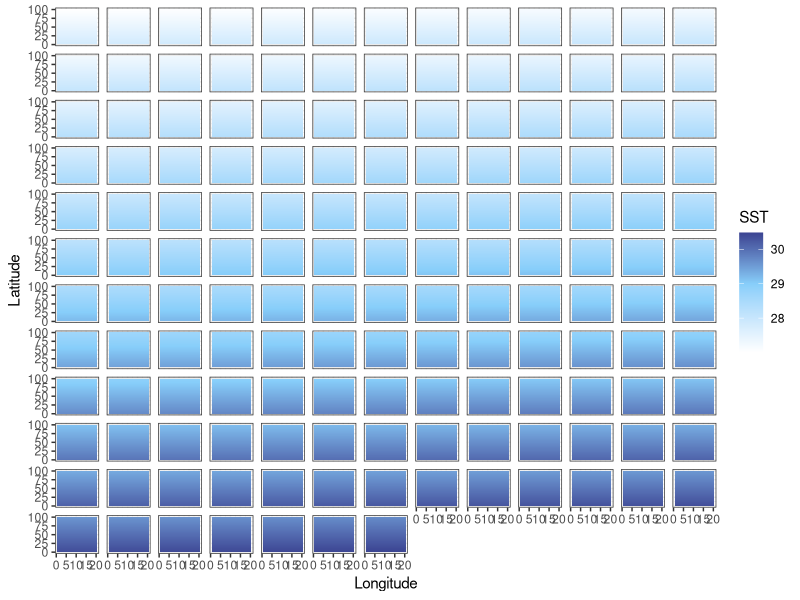
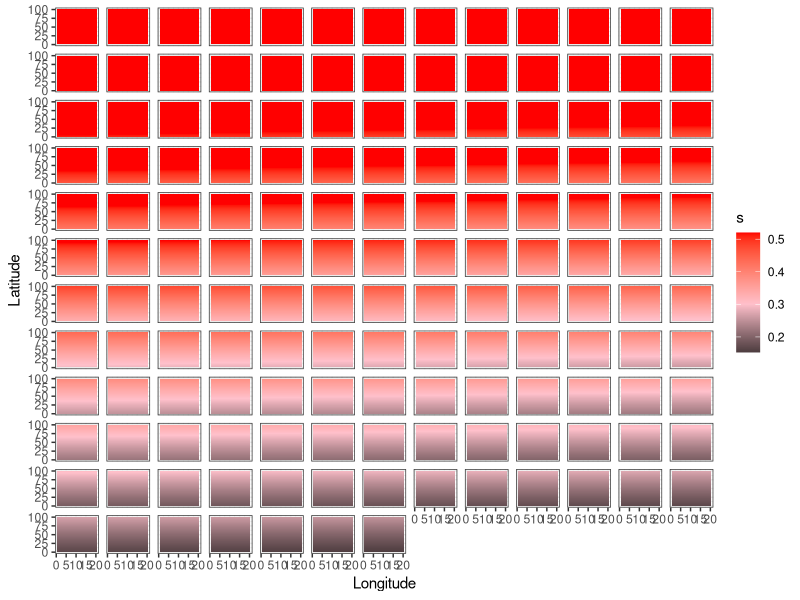
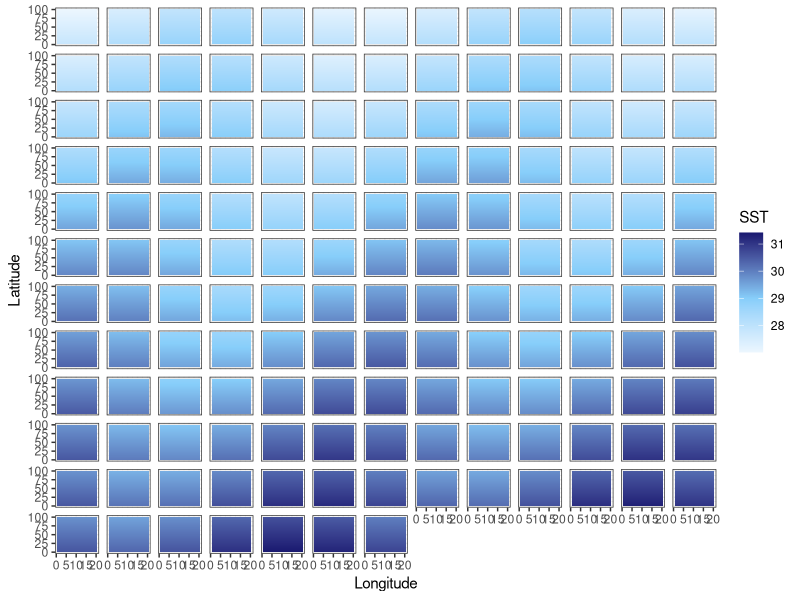
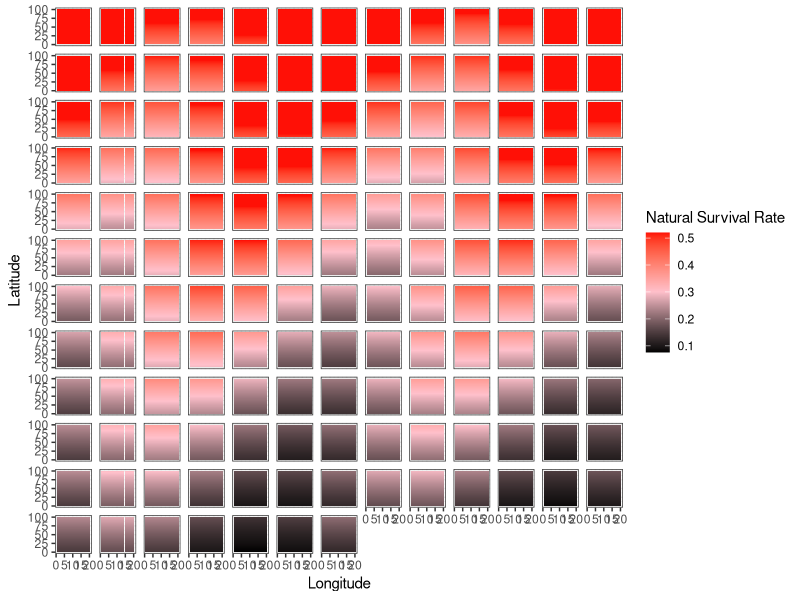
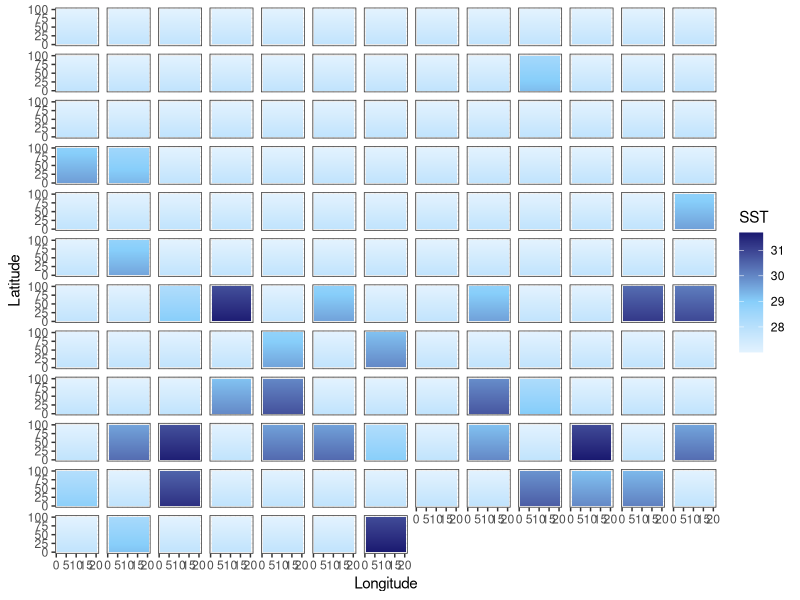
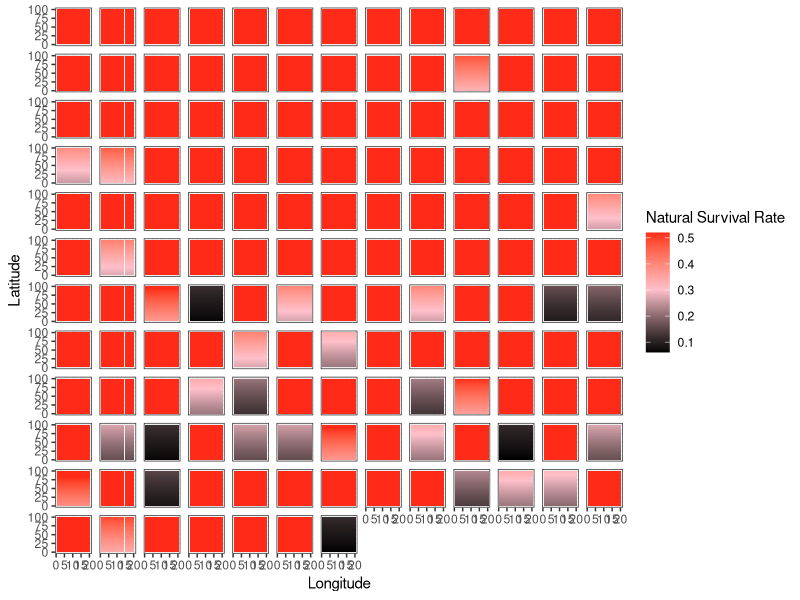

Write the R code that produced these figures, in order.
library(tidyverse)
library(here)

addTaskCallback(function(...) {set.seed(42);TRUE})
options(warn=-1)

years = 150
NS.patches = 100
EW.patches = 20
opt.temp = 25

calc_temp_mortality <- function(SST, opt.temp, temp.range, s) {
  nat.m = array(0, c(nrow(SST), ncol(SST)))
  m = 1 - exp((-(SST[,] - opt.temp)^2)/(temp.range^2)) # temperature based mortality function from Walsworth et al.
  m = 1 - m
  nat.m = ifelse(m > s, s, m)
  return(nat.m)
}

# 0.3678794 29
# 0.2096114 30
# 0.1053992 31
# 0.0467706 32
# 0.0183156 33


### UNCOMMENT FOR CONSTANT MEAN SHIFT SST
SST.patches.mean <- array(0, c(NS.patches, EW.patches, years))
start_SST = (opt.temp + 2) + NS.patches*0.008

for (i in 1:years) {
  SST = start_SST
  for (lat in 1:NS.patches) {
    SST.patches.mean[lat,,i] = SST
    SST = SST - 0.008
  }
  start_SST = start_SST + 0.018
}

### UNCOMMENT FOR ENSO VARIABLE MEAN SST
SST.patches.enso <- array(0, c(NS.patches, EW.patches, years))
start_SST = (opt.temp + 2) + NS.patches*0.008

t=seq(1,years,1)
enso.value = 0.5*sin(t) + 0.018

for (i in 1:years) {
  SST = start_SST
  for (lat in 1:NS.patches) {
    SST.patches.enso[lat,,i] = SST
    SST = SST - 0.008
  }
  start_SST = start_SST + enso.value[i]
}

### UNCOMMENT FOR SHOCK SST CHANGES
SST.patches.shock <- array(0, c(NS.patches, EW.patches, years))
start_SST = (opt.temp + 2) + NS.patches*0.008

for (i in 1:years) {
  heat_prob = runif(1, 0, 1)
  if ((i < 75 & heat_prob < 0.1) | (i >= 75 & heat_prob < 0.35)) {
    intensity <- runif(1, 1, ifelse(i < 75, 2, 4))
    SST = start_SST + intensity
  } else {
    SST = start_SST
  }
  for (lat in 1:NS.patches) {
    SST.patches.shock[lat,,i] = SST
    SST = SST - 0.008
  }
}

output_df_mean = data.frame() #create dataframe to hold results
output_df_enso = data.frame()
output_df_shock = data.frame()


# Mean --------------------------------------------------------------------

for(b in 1:years) {
  SSTdf_mean = SST.patches.mean[,,b] %>% 
    as.data.frame() 
  
  SSTdf_mean$lat = c(1:NS.patches)
  SSTdf_mean$year = paste0(b)
  
  output_df_mean = bind_rows(output_df_mean, SSTdf_mean)
}

SSTdf_mean = output_df_mean %>% 
  pivot_longer(V1:V20,
               names_to = "lon",
               values_to = "sst") %>% 
  mutate(lon = case_when(
    lon == "V1" ~ 1,
    lon == "V2" ~ 2,
    lon == "V3" ~ 3,
    lon == "V4" ~ 4,
    lon == "V5" ~ 5,
    lon == "V6" ~ 6,
    lon == "V7" ~ 7,
    lon == "V8" ~ 8,
    lon == "V9" ~ 9,
    lon == "V10" ~ 10,
    lon == "V11" ~ 11,
    lon == "V12" ~ 12,
    lon == "V13" ~ 13,
    lon == "V14" ~ 14,
    lon == "V15" ~ 15,
    lon == "V16" ~ 16,
    lon == "V17" ~ 17,
    lon == "V18" ~ 18,
    lon == "V19" ~ 19,
    lon == "V20" ~ 20
    )) %>% 
  mutate(year = as.numeric(year))

mt = ggplot(SSTdf_mean, aes(lon, lat, fill = sst)) +
  geom_tile() +
  labs(x = "Longitude", y = "Latitude", fill = "SST") +
  theme_bw() +
  scale_fill_gradient2(low = "white", high = "midnightblue", mid = "lightskyblue", midpoint = 29) +
  facet_wrap(~year) + 
  theme(
    strip.background = element_blank(),
    strip.text.x = element_blank())

SSTdf_mean = SSTdf_mean %>% 
  mutate(mortality = 1 - (1 - exp((-(sst - 25)^2)/(4^2)))) %>% 
  mutate(survival = ifelse(mortality > 0.52, 0.52, mortality))

mm = ggplot(SSTdf_mean, aes(lon, lat, fill = survival)) +
  geom_tile() +
  labs(x = "Longitude", y = "Latitude", fill = "s") +
  theme_bw() +
  scale_fill_gradient2(low = "black", high = "red", mid = "pink", midpoint = .3) +
  facet_wrap(~year) + 
  theme(
    strip.background = element_blank(),
    strip.text.x = element_blank())

# ENSO --------------------------------------------------------------------

for(b in 1:years) {
  SSTdf_enso = SST.patches.enso[,,b] %>% 
    as.data.frame() 
  
  SSTdf_enso$lat = c(1:NS.patches)
  SSTdf_enso$year = paste0(b)
  
  output_df_enso = bind_rows(output_df_enso, SSTdf_enso)
}

SSTdf_enso = output_df_enso %>% 
  pivot_longer(V1:V20,
               names_to = "lon",
               values_to = "sst") %>% 
  mutate(lon = case_when(
    lon == "V1" ~ 1,
    lon == "V2" ~ 2,
    lon == "V3" ~ 3,
    lon == "V4" ~ 4,
    lon == "V5" ~ 5,
    lon == "V6" ~ 6,
    lon == "V7" ~ 7,
    lon == "V8" ~ 8,
    lon == "V9" ~ 9,
    lon == "V10" ~ 10,
    lon == "V11" ~ 11,
    lon == "V12" ~ 12,
    lon == "V13" ~ 13,
    lon == "V14" ~ 14,
    lon == "V15" ~ 15,
    lon == "V16" ~ 16,
    lon == "V17" ~ 17,
    lon == "V18" ~ 18,
    lon == "V19" ~ 19,
    lon == "V20" ~ 20
  )) %>% 
  mutate(year = as.numeric(year))

et = ggplot(SSTdf_enso, aes(lon, lat, fill = sst)) +
  geom_tile() +
  labs(x = "Longitude", y = "Latitude", fill = "SST") +
  theme_bw() +
  scale_fill_gradient2(low = "white", high = "midnightblue", mid = "lightskyblue", midpoint = 29) +
  facet_wrap(~year) + 
  theme(
    strip.background = element_blank(),
    strip.text.x = element_blank())

SSTdf_enso = SSTdf_enso %>% 
  mutate(mortality = 1 - (1 - exp((-(sst - 25)^2)/(4^2)))) %>% 
  mutate(survival = ifelse(mortality > 0.52, 0.52, mortality))

em = ggplot(SSTdf_enso, aes(lon, lat, fill = survival)) +
  geom_tile() +
  labs(x = "Longitude", y = "Latitude", fill = "Natural Survival Rate") +
  theme_bw() +
  scale_fill_gradient2(low = "black", high = "red", mid = "pink", midpoint = .3) +
  facet_wrap(~year) + 
  theme(
    strip.background = element_blank(),
    strip.text.x = element_blank())

# shock -------------------------------------------------------------------

for(b in 1:years) {
  SSTdf_shock = SST.patches.shock[,,b] %>% 
    as.data.frame() 
  
  SSTdf_shock$lat = c(1:NS.patches)
  SSTdf_shock$year = paste0(b)
  
  output_df_shock = bind_rows(output_df_shock, SSTdf_shock)
}

SSTdf_shock = output_df_shock %>% 
  pivot_longer(V1:V20,
               names_to = "lon",
               values_to = "sst") %>% 
  mutate(lon = case_when(
    lon == "V1" ~ 1,
    lon == "V2" ~ 2,
    lon == "V3" ~ 3,
    lon == "V4" ~ 4,
    lon == "V5" ~ 5,
    lon == "V6" ~ 6,
    lon == "V7" ~ 7,
    lon == "V8" ~ 8,
    lon == "V9" ~ 9,
    lon == "V10" ~ 10,
    lon == "V11" ~ 11,
    lon == "V12" ~ 12,
    lon == "V13" ~ 13,
    lon == "V14" ~ 14,
    lon == "V15" ~ 15,
    lon == "V16" ~ 16,
    lon == "V17" ~ 17,
    lon == "V18" ~ 18,
    lon == "V19" ~ 19,
    lon == "V20" ~ 20
  )) %>% 
  mutate(year = as.numeric(year))

st = ggplot(SSTdf_shock, aes(lon, lat, fill = sst)) +
  geom_tile() +
  labs(x = "Longitude", y = "Latitude", fill = "SST") +
  theme_bw() +
  scale_fill_gradient2(low = "white", high = "midnightblue", mid = "lightskyblue", midpoint = 29) +
  facet_wrap(~year) + 
  theme(
    strip.background = element_blank(),
    strip.text.x = element_blank())

SSTdf_shock = SSTdf_shock %>% 
  mutate(mortality = 1 - (1 - exp((-(sst - 25)^2)/(4^2)))) %>% 
  mutate(survival = ifelse(mortality > 0.52, 0.52, mortality))

sm = ggplot(SSTdf_shock, aes(lon, lat, fill = survival)) +
  geom_tile() +
  labs(x = "Longitude", y = "Latitude", fill = "Natural Survival Rate") +
  theme_bw() +
  scale_fill_gradient2(low = "black", high = "red", mid = "pink", midpoint = .3) +
  facet_wrap(~year) + 
  theme(
    strip.background = element_blank(),
    strip.text.x = element_blank())

ggsave(mt, file=paste0("mean_temp.pdf"), path = here("figs", "climate"), height = 10, width = 15)
ggsave(mm, file=paste0("mean_mortality.pdf"), path = here("figs", "climate"), height = 10, width = 15)
ggsave(et, file=paste0("enso_temp.pdf"), path = here("figs", "climate"), height = 10, width = 15)
ggsave(em, file=paste0("enso_mortality.pdf"), path = here("figs", "climate"), height = 10, width = 15)
ggsave(st, file=paste0("shock_temp.pdf"), path = here("figs", "climate"), height = 10, width = 15)
ggsave(sm, file=paste0("shock_mortality.pdf"), path = here("figs", "climate"), height = 10, width = 15)
